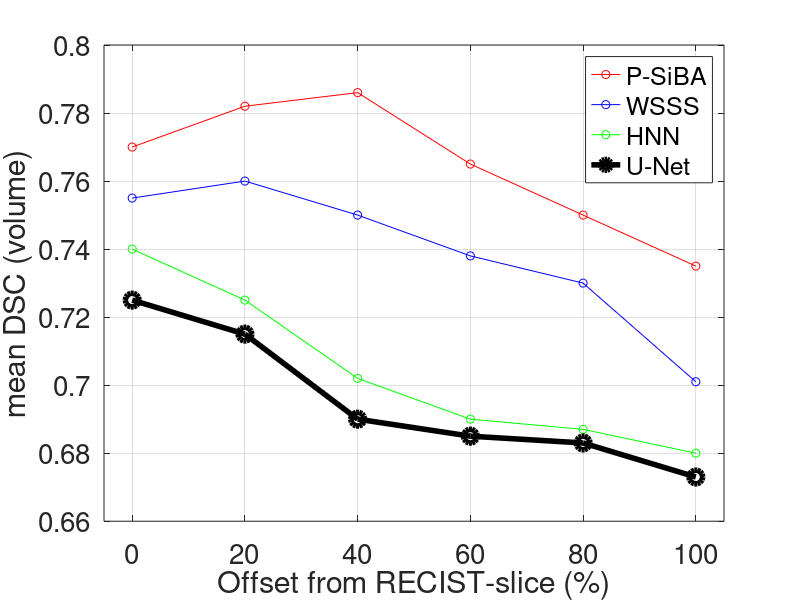
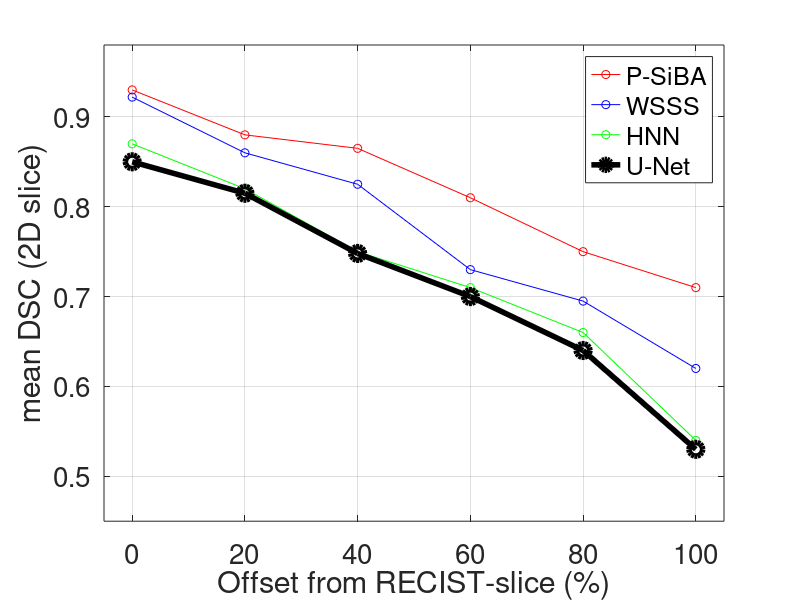

Source code (MATLAB) for these figures, in order:
%%%
% Figure Plots
% Progressive Volumtric Tumor Segmentation from 2D Segmentation
% Bo Zhou
%%%

%% Figure 1: when more data includes in the training set-> DSC-3D volume
x = [0, 20, 40, 60, 80, 100];
DSC_SiBA = [0.77, 0.782, 0.786, 0.765, 0.75, 0.735];
DSC_WSSS = [0.755, 0.76, 0.750, 0.738, 0.73, 0.701];
DSC_HNN = [0.74, 0.725, 0.702, 0.69, 0.687, 0.68];
DSC_Unet = [0.725, 0.715, 0.69, 0.685, 0.683, 0.673];

figure(1),
plot(x, DSC_SiBA, 'r-o', ...
    x, DSC_WSSS, 'b-o', ...
    x, DSC_HNN, 'g-o', ...
    x, DSC_Unet, 'k-o', ...
    'LineWidth', 4, ...
    'markers', 10);

legend('P-SiBA', 'WSSS', 'HNN', 'U-Net')
xlabel('Offset from RECIST-slice (%)'); ylabel('mean DSC (volume)');
grid on;
axis([-5 105 0.66 0.8])
set(gca, 'fontsize', 20)

%% Figure 2: segmentation performance on off RECIST-slices-> DSC-2D RECIST-slice
x = [0, 20, 40, 60, 80, 100];
DSC_SiBA = [0.93, 0.88, 0.865, 0.81, 0.75, 0.71];
DSC_WSSS = [0.922, 0.86, 0.825, 0.73, 0.695, 0.62];
DSC_HNN = [0.87, 0.82, 0.75, 0.71, 0.66 , 0.54];
DSC_Unet = [0.85, 0.815, 0.748, 0.70, 0.64, 0.53];

figure(2),
plot(x, DSC_SiBA, 'r-o', ...
    x, DSC_WSSS, 'b-o', ...
    x, DSC_HNN, 'g-o', ...
    x, DSC_Unet, 'k-o', ...
    'LineWidth', 4, ...
    'markers', 10);

legend('P-SiBA', 'WSSS', 'HNN', 'U-Net') 
xlabel('Offset from RECIST-slice (%)'); ylabel('mean DSC (2D slice)');
grid on;
axis([-5 105 0.45 0.98])
set(gca, 'fontsize', 20)
